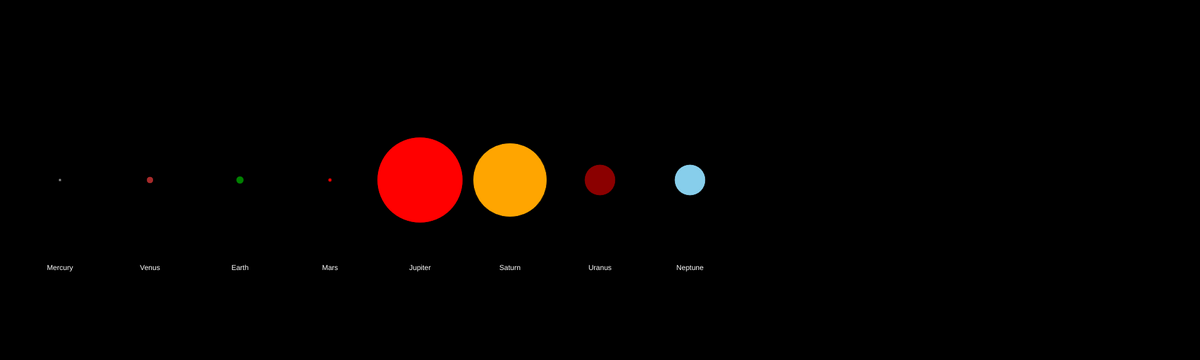
Frame 1 (no input)
Frame 60 (no input): identical to frame 1, image omitted
Frame 120 (the mouse pressed at the canvas centre since frame 60): identical to frame 1, image omitted

The p5.js sketch that drew this single still picture (run headless with seeded random() and noise() and a simulated clock; from frame 60 on, the mouse is pressed at the canvas centre):

// p5.js sketch
// ── sketch.js
var sizes = [4, 9, 10, 5, 110, 95, 40, 40];
var names = ["Mercury", "Venus", "Earth", "Mars", "Jupiter",
            "Saturn", "Uranus", "Neptune"];
var colours = ["grey", "brown", "green", "red", "red", "orange", "darkred", "skyblue"];
var distance;

function setup() {
	createCanvas(2000, 600);
	distance = 150;
}

function draw() {

	background(0);
	textAlign(CENTER);
	for (var i = 0; i < 8; i++) {
		fill(colours[i]);
		ellipse(100 + distance * i, height / 2, sizes[i]*1.3, sizes[i]*1.3);
		fill(255);
		text(names[i], 100 + distance * i, height / 2 + 150)
	}
}
